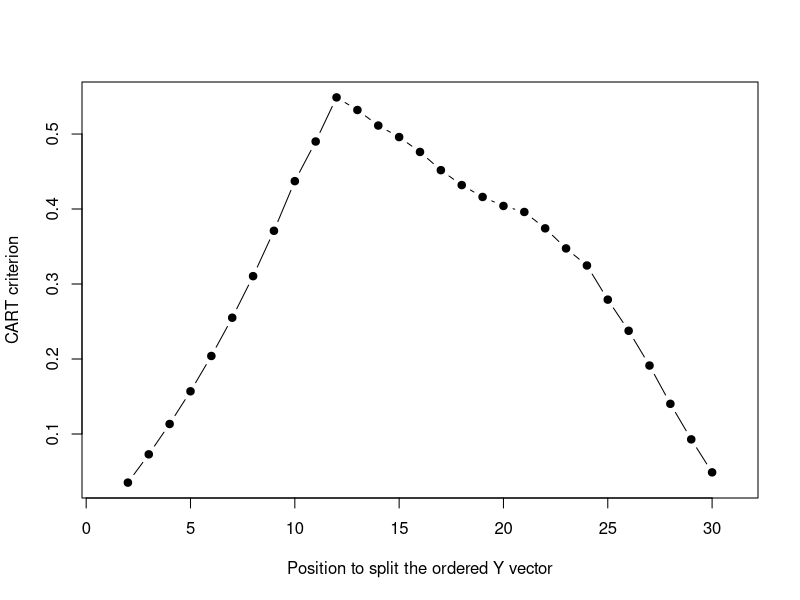

The R source for this figure:
# library with many list operators
library(rlist)

X <- iris$Sepal.Length

miss_percent <- 0.2
size_miss <- length(X) * miss_percent
n <- length(X)

# Introduce missing values in the data
set.seed(11)
places_miss <- sample(n, size_miss)
X[places_miss] <- NaN
y <- iris$Petal.Width


inAL <- c()
inAR <- c()
i_notmiss <- which(!is.na(X))
i_miss <- which(is.na(X))

X_sort <- sort(X[i_notmiss])
X_sort <- unique(X_sort)
nn     <- length(X_sort)

# Candidate places to split
zs <- (X_sort[1:(nn-1)]+X_sort[2:nn])/2

assign_obs_left  <- list()
assign_obs_right <- list()

# Order the y for the observations with missing value in X
y_miss <- y[i_miss]
miss_dat <- data.frame(cbind(y_miss, i_miss))
miss_dat <- miss_dat[with(miss_dat, order(y_miss)),]

y_miss <- miss_dat[,1]
n_miss <- length(y_miss)

# Assign all the points to the right
inAL_wmiss <- inAL
inAR_wmiss <- c(inAR, miss_dat[,2])

assign_obs_left  <- list.append(assign_obs_left,  inAL_wmiss)
assign_obs_right <- list.append(assign_obs_right, inAR_wmiss)

yAL <- y[inAL_wmiss]
yAR <- y[inAR_wmiss]

yAL_bar <- mean(yAL)
yAR_bar <- mean(yAR)

nAL <- length(yAL)
nAR <- length(yAR)
nA  <- nAL + nAR

# Formula to calculate the CART criterion
posib <- (nAL*nAR)/(nA*nA)*(yAL_bar-yAR_bar)^2

# Let's split the vector of missing y and assign
if (n_miss > 1) {
  for (i in 1:(n_miss-1)){
    
    inAL_wmiss <- c(inAL, miss_dat[1:i,2])
    inAR_wmiss <- c(inAR, miss_dat[(i+1):n_miss,2])
    
    assign_obs_left  <- list.append(assign_obs_left,  inAL_wmiss)
    assign_obs_right <- list.append(assign_obs_right, inAR_wmiss)
    
    yAL <- y[inAL_wmiss]
    yAR <- y[inAR_wmiss]
    
    yAL_bar <- mean(yAL)
    yAR_bar <- mean(yAR)
    
    nAL <- length(yAL)
    nAR <- length(yAR)
    
    # formula to calculate the CART criterion
    cart <- (nAL*nAR)/(nA*nA)*(yAL_bar-yAR_bar)^2
    posib <- c(posib, cart)
  }
}

# Assign all the points to the left
inAL_wmiss <- c(inAL, miss_dat[,2])
inAR_wmiss <- inAR

assign_obs_left  <- list.append(assign_obs_left,  inAL_wmiss)
assign_obs_right <- list.append(assign_obs_right, inAR_wmiss)

yAL <- y[inAL_wmiss]
yAR <- y[inAR_wmiss]

yAL_bar <- mean(yAL)
yAR_bar <- mean(yAR)

nAL <- length(yAL)
nAR <- length(yAR)
nA  <- nAL + nAR

# Formula to calculate the CART criterion
cart <- (nAL*nAR)/(nA*nA)*(yAL_bar-yAR_bar)^2
posib <- c(posib, cart)

png("CART_criterion_position_to_split_Y_miss.png", height = 720, width = 1280, res = 150)
plot(1:(length(posib)), posib, type='b',
     xlab  = 'Position to split the ordered Y vector',
     ylab  = 'CART criterion',
     pch   = 19,
     #main = 'CART criterion as a function of the position to split'
     )
dev.off()
